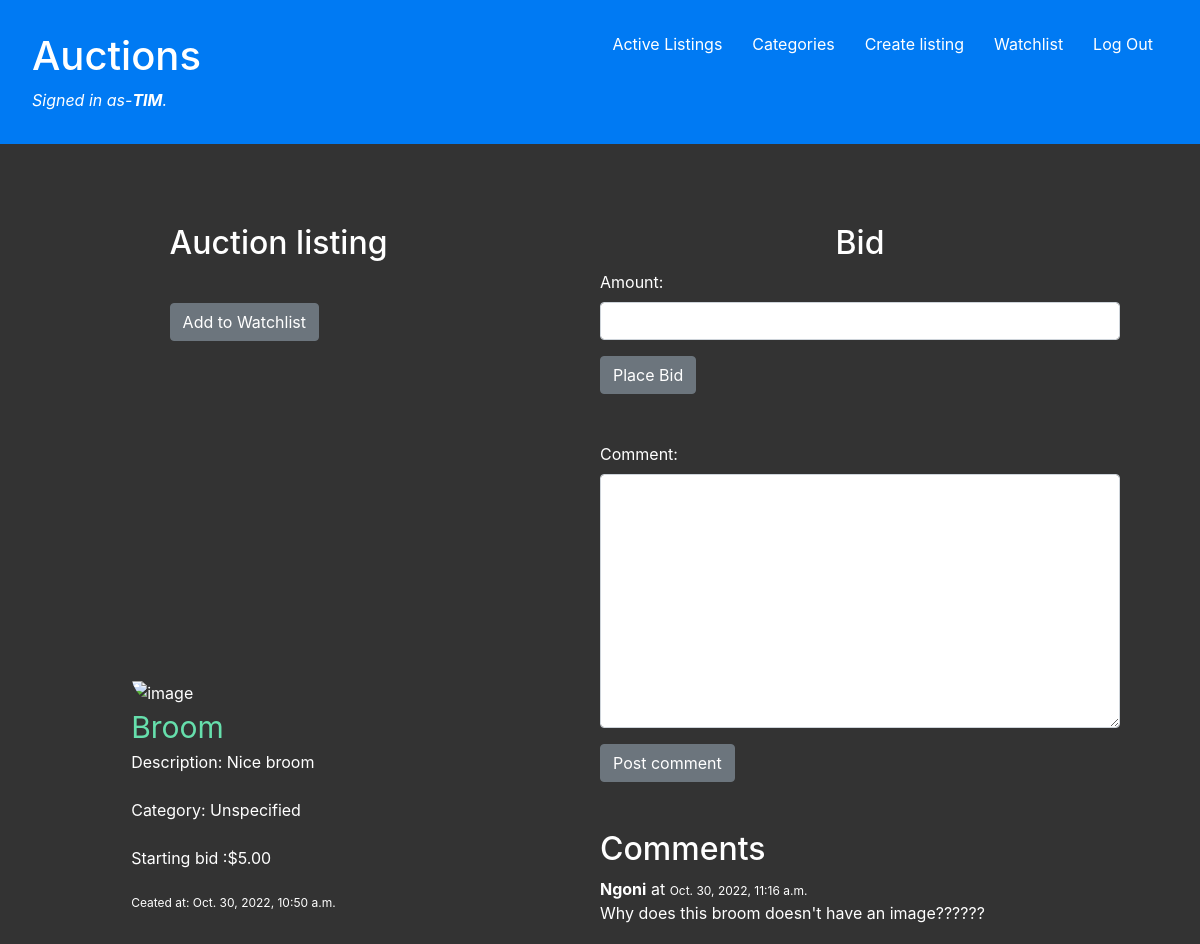
The page /30/auction_listing (signed in) on the database its author committed.
### auctions/models.py (models this page shows, shortened)
class User(AbstractUser):
    pass

class Auction_listing(models.Model):
    title = models.CharField(max_length=200)
    description = models.TextField()
    starting_bid = models.DecimalField(max_digits=10, decimal_places=2)
    current_bid = models.DecimalField(max_digits=10, decimal_places=2, blank=True, null=True)
    date = models.DateTimeField(auto_now_add=True)
    image_link = models.URLField(max_length=600, blank=True,)
    categories = models.CharField(max_length=100, null=True, blank=True, default= None)
    watchlist = models.ManyToManyField(User, related_name="watchlist", default=None, blank=True)
    customer = models.ForeignKey(User, on_delete=models.PROTECT, null=True)
    status = models.BooleanField(default=True)
    author = models.ForeignKey(User, on_delete=models.CASCADE, related_name="author", default=None)

class Comments(models.Model):
    listing = models.ForeignKey(Auction_listing, related_name="comments", on_delete=models.CASCADE, default=None)
    user = models.ForeignKey(User, on_delete=models.CASCADE, default=None)
    date = models.DateTimeField(auto_now_add=True)
    comment = models.TextField()

### auctions/views.py (the view)
# urls.py: path("<int:Auction_listing_id>/auction_listing", views.auction_listing, name="auction_listing"),
def auction_listing(request, Auction_listing_id):
    listing = Auction_listing.objects.get(id=Auction_listing_id)
    form = BidForm()
    form1 = CommentForm()
    watched = bool
    if listing.watchlist.filter(id=request.user.id).exists():
        watched = True
    return render(request, "auctions/auction_listing.html", {
        "item": listing,
        "form": form,
        "form1": form1,
        "watched": watched
    })

### auctions/forms.py
class BidForm(ModelForm):
    amount: forms.DecimalField()
    class Meta:
        model = Bids
        fields = ["amount"]
        widgets = {
            "amount": forms.NumberInput(attrs={'class': 'form-control'})
        }

class CommentForm(ModelForm):
    class Meta:
        model = Comments
        fields = ["comment"]
        widgets = {
            "comment": forms.Textarea(attrs={'class': 'form-control'})
        }

### auctions/templates/auctions/auction_listing.html (shortened to what this page needs)
{% extends "auctions/layout.html" %}
{% block body %}
{% if user is not item.author and item.status is False %}
{% if error %}
<div class="bid-error"><center><h2>Your bidding amount should be equal or greater than the current price</h2></center>
</div>
{% else %}
<div class="listing-container">
    <div class="listing-left-col listing-cols">
        <h2> Auction listing <br><br>
        <a href="{% url 'watchlist' item.id %}" class="btn btn-secondary">
            {% if watched %}
                Remove from Watchlist
            {% else %}
                Add to Watchlist
            {% endif %}
        </a>
        </h2>
        <div class="item">
            <div>
                <img src="{{ item.image_link|default:'/static/images/default.png' }}" alt="image"/>
            </div>
            <div>
                <div id="title">{{ item.title }}</div>
                <div id="desciption"> Description: {{ item.description }}</div>
                <br>
                <div id="Category">Category: {{ item.categories }}</div>
                <br>
                {% if item.current_bid is not none %}
                <div id="price"> Current price: ${{item.current_bid }}</div>
                <br>
                {% else %}
                <div id="price"> Starting bid :${{item.starting_bid }}</div>
                <br>
                {% endif %}
                <div id="created">Ceated at: {{ item.date }}</div>
            </div>
        </div>
    </div>
    <div class="listing-right-col listing-cols ">
        <div>
            {% if item.status == False and item.customer != None%}
            <h2>Listing Closed!</h2><br>
            {% if item.author == user %}
                <span>Auction status:</span>
                <i>The item have been sold to <strong>{{ item.customer}}</strong> at <strong>${{ item.current_bid }}</strong></i>
            {% elif item.customer == user %}
            <i><h3>Congragulations <strong>{{ item.customer}}</strong>!, Your bid for <strong>{{ item.title }}</strong> have won.</h3></i>
            {% else %}
            <span>Auction status:</span>
            <i>Item have been sold</i>
            {% endif %}
            {% endif %}
        </div>
            <br>
        <div>
            <form action="{% url 'comments' item.id %}" method="POST">
                {% csrf_token %}
                {{ form1.as_p }}
                <input class="btn btn-secondary" type="submit" value="Post comment">
            </form>
        </div>
        <br>
            {% if item.status == True and item.author == user %}
            <div>
                <a class="btn btn-secondary" href="{% url 'close_listing' item.id %}">Close Auction</a>
            </div>
            {% endif %}
        <br>
    <div>
        <h2>Comments</h2>
        {% if not item.comments.all %}
            <p>No comments yet </p>
        {% else %}
            {% for comment in item.comments.all %}
                <strong>{{ comment.user }}</strong> at
                <time id="created">{{ comment.date }}</time>
                <br>
                {{ comment.comment }}
                <br>
            {% endfor%}
        {% endif %}
    </div>
    </div>
</div>
{% endif %}
{% else %}
{% if error %}
<div class="bid-error"><center><h2>Your bidding amount should be equal or greater than the current price or the starting bid</h2></center>
</div>
{% else %}
<div class="listing-container">
    <div class="listing-left-col listing-cols">
        <h2> Auction listing <br><br>
            <a href="{% url 'watchlist' item.id %}" class="btn btn-secondary">
                {% if watched %}
                    Remove from Watchlist
                {% else %}
                    Add to Watchlist
                {% endif %}
            </a>
            </h2>
        <div class="item">
            <div>
                <img src="{{ item.image_link|default:'/static/images/default.png' }}" alt="image"/>
            </div>
            <div>
                <div id="title">{{ item.title }}</div>
                <div id="desciption"> Description: {{ item.description }}</div>
                <br>
                <div id="Category">Category: {{ item.categories }}</div>
                <br>
                {% if item.current_bid is not none %}
                <div id="price"> Current price: ${{item.current_bid }}</div>
                <br>
                {% else %}
                <div id="price"> Starting bid :${{item.starting_bid }}</div>
                <br>
                {% endif %}
                <div id="created">Ceated at: {{ item.date }}</div>
            </div>
        </div>
    </div>
    <div class="listing-right-col listing-cols ">
        <center><h2>Bid</h2></center>
        <div>
            <form action="{% url 'bids' item.id %}" method="POST">
                {{ form.as_p }}
                <input class="btn btn-secondary" type="submit" value="Place Bid">
            </form>
        </div>
        <br><br>
        <div>
            <form action="{% url 'comments' item.id %}" method="POST">
                {{ form1.as_p }}
                <input class="btn btn-secondary" type="submit" value="Post comment">
            </form>
        </div>
        <br>
        <br>
    <div>
        <h2>Comments</h2>
        {% if not item.comments.all %}
            <p>No comments yet </p>
        {% else %}
            {% for comment in item.comments.all %}
                <strong>{{ comment.user }}</strong> at
                <time id="created">{{ comment.date }}</time>
                <br>
                {{ comment.comment }}
                <br>
            {% endfor%}
        {% endif %}
    </div>
    </div>
</div>
{% endif %}
{% endif %}
{% endblock %}

### auctions/templates/auctions/layout.html (shortened to what this page needs)
{% load static %}
<!DOCTYPE html>
<html lang="en">
    <head>
        <link rel="stylesheet" href="https://stackpath.bootstrapcdn.com/bootstrap/4.4.1/css/bootstrap.min.css">
        <link rel="stylesheet" href="{% static 'auctions/styles.css'%}/">
    </head>
    <body>
        <header>
            {% if user.is_authenticated %}
                <div class="header-left">
                    <h1>Auctions</h1>
                    <i>Signed in as-<strong>{{ user.username }}</strong>.</i>
                </div>
                <div class="header-right">
                    <ul>
                        <li>
                            <a href="{% url 'index' %}">Active Listings</a>
                        </li>
                        <li>
                            <a href="{% url 'categories' %}">Categories</a>
                        </li>
                        <li>
                            <a href="{% url 'create_listing' %}">Create listing</a>
                        </li>
                        <li>
                            <a href="{% url 'watchlist_page' %}">Watchlist</a>
                        </li>
                        <li><a href="{% url 'logout' %}">Log Out</a>
                        </li>
                    </ul>
                </div>
            {% endif %}
        </header>
        <section class="body">
            {% block body %}
            {% endblock %}
        </section>
    </body>
</html>

### auctions/static/auctions/styles.css (style rules this page uses)
* { box-sizing: border-box; padding: 0; margin: 0%; }
:root { --primary-color: #66dfac; }
body { font-family: "Poppins" sans-serif; margin: 0; color: white; background: #333; }
body ul { list-style-type: none; }
body a { text-decoration: none; color: aliceblue; }
body header { margin: 0; display: flex; justify-content: space-between; padding: 2em; background: #007af3; }
body header .header-left { color: white; }
body header ul { display: flex; }
body header ul a { color: white; padding: 10px; margin: 0 5px; }
body .item { display: flexbox; min-width: 250px; border-radius: 1em; padding: 2em 0 2em 3.2em; }
body .item img { height: 300px; width: 300px; border-radius: 2em; }
body .item img:before { content: ""; display: block; background-image: url("/static/images/default.png"); height: 300px; width: 300px; border-radius: 2em; }
body .item #title { font-size: 30px; color: var(--primary-color); }
body .item #created { font-size: 12px; }
body .listing-container { display: grid; grid-template-columns: 1fr 1fr; }
body .listing-container #created { font-size: 12px; }
body .listing-container .listing-cols { padding: 5em 5em 0 5em; }
body .listing-container .listing-left-col h2 { margin-left: 2.8em; }
body .listing-container .listing-right-col { padding-left: 0%; }

### rows shown on the page
User: username "TIM"
Auction_listing: title "Broom", description "Nice broom", categories "Unspecified", starting_bid "5.00", date "Oct. 30, 2022, 10:50 a.m."
Comments: user "Ngoni", date "Oct. 30, 2022, 11:16 a.m.", comment "Why does this broom doesn't have an image??????"
